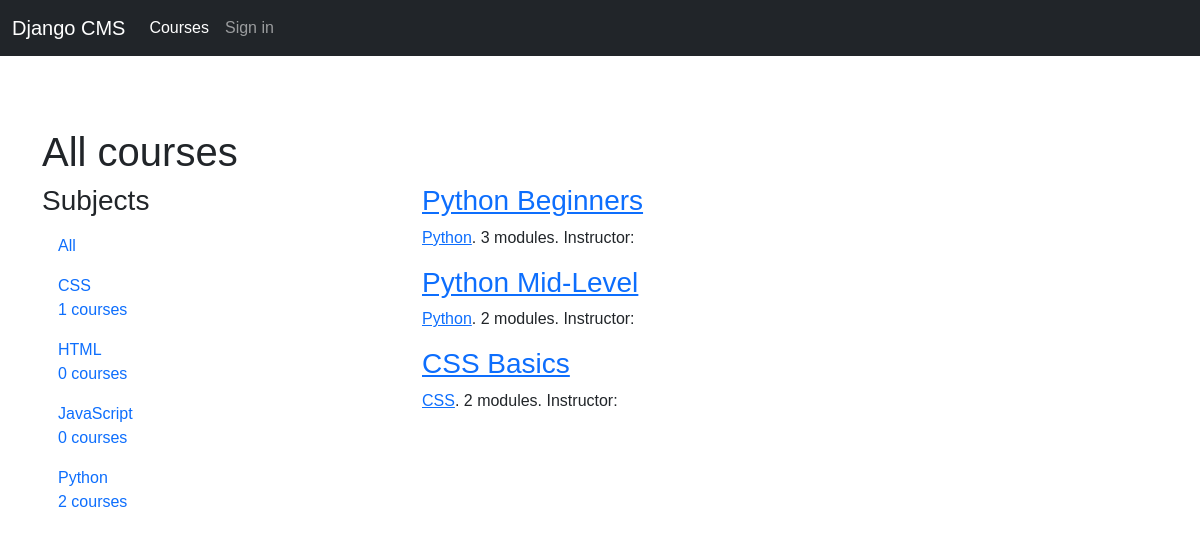
Before: / with the older database file.
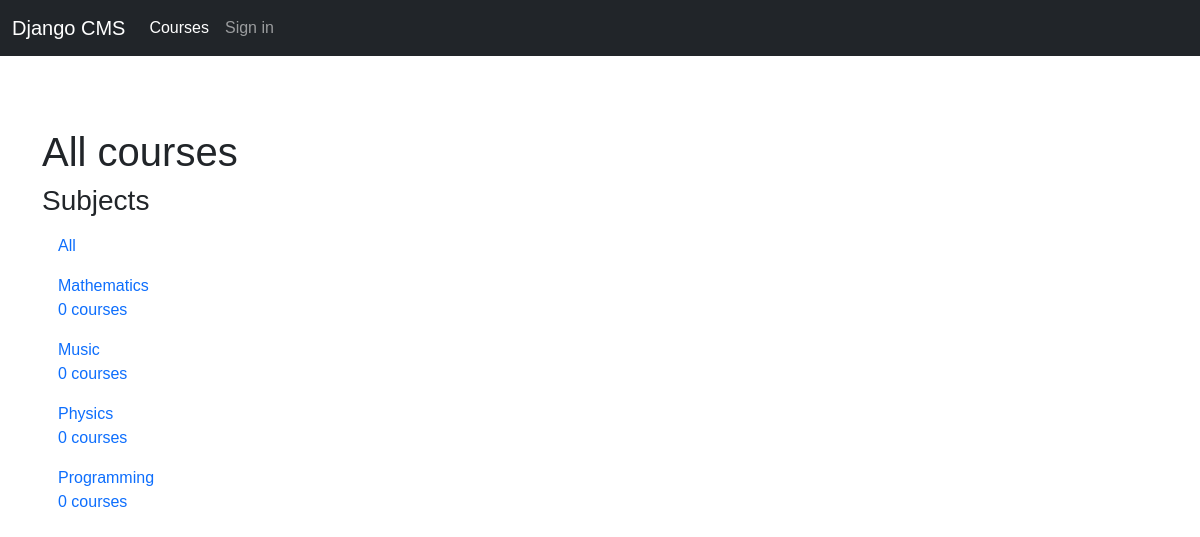
After: the same page with the newer database file.
### courses/models.py (models this page shows, shortened)
class Subject(models.Model):
    title = models.CharField(max_length=200)
    slug = models.SlugField(max_length=200, unique=True)
    class Meta:
        ordering = ["title"]
    def __str__(self):
        return self.title

class Course(models.Model):
    owner = models.ForeignKey(
        User, related_name="courses_created", on_delete=models.CASCADE
    )
    subject = models.ForeignKey(
        Subject, related_name="courses", on_delete=models.CASCADE
    )
    title = models.CharField(max_length=200)
    slug = models.SlugField(max_length=200, unique=True)
    overview = models.TextField()
    created = models.DateTimeField(auto_now_add=True)
    students = models.ManyToManyField(User, related_name="courses_joined", blank=True)
    class Meta:
        ordering = ["-created"]

### courses/views.py (the view)
# urls.py: path("", CourseListView.as_view(), name="course_list"),
class CourseListView(TemplateResponseMixin, View):
    model = Course
    template_name = "courses/course/list.html"
    def get(self, request, subject=None):
        subjects = cache.get("all_subjects")
        if not subjects:
            subjects = Subject.objects.annotate(total_courses=Count("courses"))
            cache.set("all_subjects", subjects)
        all_courses = Course.objects.annotate(total_modules=Count("modules"))
        if subject:
            subject = get_object_or_404(Subject, slug=subject)
            key = "subject_{}_courses".format(subject.id)
            courses = cache.get(key)
            if not courses:
                courses = all_courses.filter(subject=subject)
                cache.set(key, courses)
        else:
            courses = cache.get("all_courses")
            if not courses:
                courses = all_courses
                cache.set("all_courses", courses)
        return self.render_to_response(
            {"subjects": subjects, "subject": subject, "courses": courses}
        )

### courses/templates/courses/course/list.html (shortened to what this page needs)
{% extends "base.html" %}
{% block content %}
    <div class="row">
        <div class="col-md-12">
            <h1>
                {% if subject %}
                    {{ subject.title }} courses
                {% else %}
                    All courses
                {% endif %}
            </h1>
        </div>
    </div>
    <div class="row">
        <div class="col-md-4">
            <h3>Subjects</h3>
            <ul id="modules" class="nav flex-column">
                <li class="nav-item" {% if not subject %}class="selected"{% endif %}>
                    <a class="nav-link" href="{% url 'course_list' %}">All</a>
                </li>
                {% for s in subjects %}
                    <li {% if subject == s %}class="selected"{% endif %} class="nav-item">
                        <a class="nav-link" href="{% url 'course_list_subject' s.slug %}">
                            {{ s.title }}<br><span>{{ s.total_courses }} courses</span></a>
                    </li>
                {% endfor %}
            </ul>
        </div>
        <div class="col-md-8">
            <div class="module">
                {% for course in courses %}
                    {% with subject=course.subject %}
                        <h3><a href="{% url "course_detail" course.slug %}">{{ course.title }}</a></h3>
                        <p>
                            <a href="{% url "course_list_subject" subject.slug %}">{{ subject }}</a>.
                            {{ course.total_modules }} modules.
                            Instructor: {{ course.owner.get_full_name }}
                        </p>
                    {% endwith %}
                {% endfor %}
            </div>
        </div>
    </div>
{% endblock %}

### courses/templates/base.html (shortened to what this page needs)
{% load static %}
<!DOCTYPE html>
<html>
<head>
    <link href="https://cdn.jsdelivr.net/npm/bootstrap@5.1.3/dist/css/bootstrap.min.css" rel="stylesheet"
>
    <link href="{% static "css/base.css" %}" rel="stylesheet">
</head>
<body>
{% include 'includes/nav.html' %}
<br>
<br>
<br>
<div class="container">
    {% block content %}
    {% endblock %}
</div>
</body>
</html>

### courses/templates/includes/nav.html (shortened to what this page needs)
<nav class="navbar navbar-expand-lg navbar-dark bg-dark">
    <div class="container-fluid">
        <a class="navbar-brand" href="{% url 'course_list' %}">Django CMS</a>
        <div class="collapse navbar-collapse" id="navbarTogglerDemo02">
            <ul class="navbar-nav me-auto mb-2 mb-lg-0">
                <li class="nav-item">
                    <a class="nav-link active" aria-current="page" href="{% url 'course_list' %}">Courses</a>
                </li>
                {% if request.user.is_authenticated %}
                    <li class="nav-item"><a class="nav-link" href="{% url "logout" %}">Sign out</a></li>
                {% else %}
                    <li class="nav-item"><a class="nav-link" href="{% url "login" %}">Sign in</a></li>
                {% endif %}
            </ul>
        </div>
    </div>
</nav>

### courses/static/css/base.css (style rules this page uses)
body { font-family: sans-serif; }

Changed rows visible on the page:
removed Subject: title "CSS", total_courses "1"
removed Subject: title "Python", total_courses "2"
removed Course: title "Python Beginners", subject "Python", total_modules "3"
removed Course: title "Python Mid-Level", subject "Python", total_modules "2"
removed Course: title "CSS Basics", subject "CSS", total_modules "2"
added Subject: title "Mathematics", total_courses "0"
changed Subject: title "JavaScript" → "Music"; moves up the list
changed Subject: title "HTML" → "Physics"
added Subject: title "Programming", total_courses "0"
